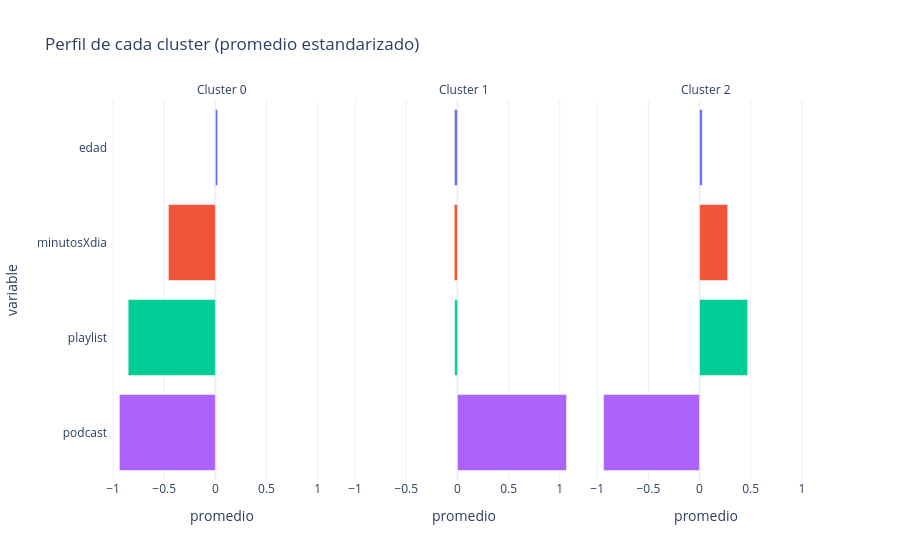
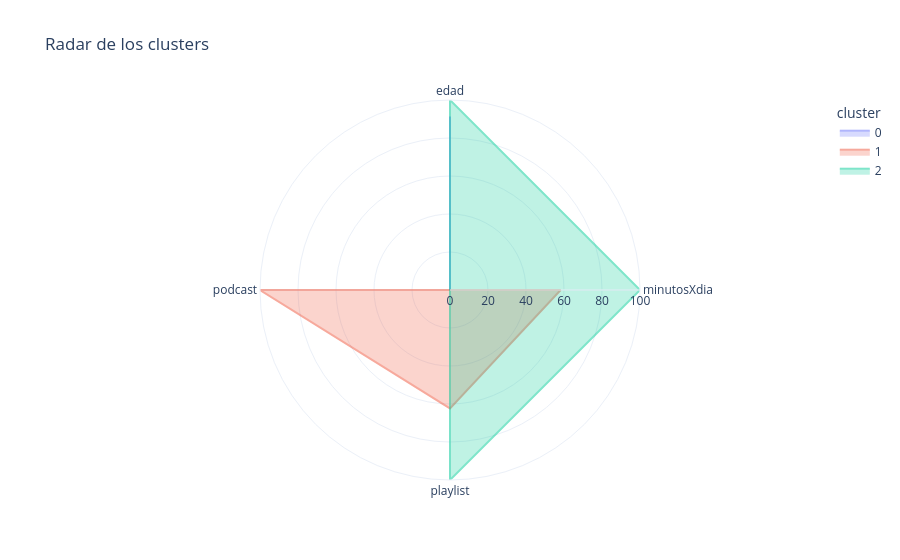

The notebook cell these images were saved under, in order:
### Markdown cell above
## esto confirma de manera matematica que se juntan porque no comparten la escucha de podcast

### Code cell
seg.graficar_barras_clusters()
seg.graficar_radar_clusters()

### Figure 1 — Plotly figure (JSON) as saved in the notebook; plotly's stock layout.template omitted (floating-point values rounded to 4 significant figures)
{"data": [{"hovertemplate": "variable=%{y}<br>cluster=0<br>promedio=%{x}<extra></extra>", "legendgroup": "edad", "marker": {"color": "#636efa", "pattern": {"shape": ""}}, "name": "edad", "orientation": "h", "showlegend": true, "textposition": "auto", "x": [0.02243], "xaxis": "x", "y": ["edad"], "yaxis": "y", "type": "bar"}, {"hovertemplate": "variable=%{y}<br>cluster=1<br>promedio=%{x}<extra></extra>", "legendgroup": "edad", "marker": {"color": "#636efa", "pattern": {"shape": ""}}, "name": "edad", "orientation": "h", "showlegend": false, "textposition": "auto", "x": [-0.02917], "xaxis": "x2", "y": ["edad"], "yaxis": "y2", "type": "bar"}, {"hovertemplate": "variable=%{y}<br>cluster=2<br>promedio=%{x}<extra></extra>", "legendgroup": "edad", "marker": {"color": "#636efa", "pattern": {"shape": ""}}, "name": "edad", "orientation": "h", "showlegend": false, "textposition": "auto", "x": [0.02731], "xaxis": "x3", "y": ["edad"], "yaxis": "y3", "type": "bar"}, {"hovertemplate": "variable=%{y}<br>cluster=0<br>promedio=%{x}<extra></extra>", "legendgroup": "minutosXdia", "marker": {"color": "#EF553B", "pattern": {"shape": ""}}, "name": "minutosXdia", "orientation": "h", "showlegend": true, "textposition": "auto", "x": [-0.4588], "xaxis": "x", "y": ["minutosXdia"], "yaxis": "y", "type": "bar"}, {"hovertemplate": "variable=%{y}<br>cluster=1<br>promedio=%{x}<extra></extra>", "legendgroup": "minutosXdia", "marker": {"color": "#EF553B", "pattern": {"shape": ""}}, "name": "minutosXdia", "orientation": "h", "showlegend": false, "textposition": "auto", "x": [-0.03135], "xaxis": "x2", "y": ["minutosXdia"], "yaxis": "y2", "type": "bar"}, {"hovertemplate": "variable=%{y}<br>cluster=2<br>promedio=%{x}<extra></extra>", "legendgroup": "minutosXdia", "marker": {"color": "#EF553B", "pattern": {"shape": ""}}, "name": "minutosXdia", "orientation": "h", "showlegend": false, "textposition": "auto", "x": [0.2753], "xaxis": "x3", "y": ["minutosXdia"], "yaxis": "y3", "type": "bar"}, {"hovertemplate": "variable=%{y}<br>cluster=0<br>promedio=%{x}<extra></extra>", "legendgroup": "playlist", "marker": {"color": "#00cc96", "pattern": {"shape": ""}}, "name": "playlist", "orientation": "h", "showlegend": true, "textposition": "auto", "x": [-0.852], "xaxis": "x", "y": ["playlist"], "yaxis": "y", "type": "bar"}, {"hovertemplate": "variable=%{y}<br>cluster=1<br>promedio=%{x}<extra></extra>", "legendgroup": "playlist", "marker": {"color": "#00cc96", "pattern": {"shape": ""}}, "name": "playlist", "orientation": "h", "showlegend": false, "textposition": "auto", "x": [-0.02747], "xaxis": "x2", "y": ["playlist"], "yaxis": "y2", "type": "bar"}, {"hovertemplate": "variable=%{y}<br>cluster=2<br>promedio=%{x}<extra></extra>", "legendgroup": "playlist", "marker": {"color": "#00cc96", "pattern": {"shape": ""}}, "name": "playlist", "orientation": "h", "showlegend": false, "textposition": "auto", "x": [0.4703], "xaxis": "x3", "y": ["playlist"], "yaxis": "y3", "type": "bar"}, {"hovertemplate": "variable=%{y}<br>cluster=0<br>promedio=%{x}<extra></extra>", "legendgroup": "podcast", "marker": {"color": "#ab63fa", "pattern": {"shape": ""}}, "name": "podcast", "orientation": "h", "showlegend": true, "textposition": "auto", "x": [-0.9379], "xaxis": "x", "y": ["podcast"], "yaxis": "y", "type": "bar"}, {"hovertemplate": "variable=%{y}<br>cluster=1<br>promedio=%{x}<extra></extra>", "legendgroup": "podcast", "marker": {"color": "#ab63fa", "pattern": {"shape": ""}}, "name": "podcast", "orientation": "h", "showlegend": false, "textposition": "auto", "x": [1.066], "xaxis": "x2", "y": ["podcast"], "yaxis": "y2", "type": "bar"}, {"hovertemplate": "variable=%{y}<br>cluster=2<br>promedio=%{x}<extra></extra>", "legendgroup": "podcast", "marker": {"color": "#ab63fa", "pattern": {"shape": ""}}, "name": "podcast", "orientation": "h", "showlegend": false, "textposition": "auto", "x": [-0.9379], "xaxis": "x3", "y": ["podcast"], "yaxis": "y3", "type": "bar"}], "layout": {"xaxis": {"anchor": "y", "domain": [0.0, 0.32], "title": {"text": "promedio"}}, "yaxis": {"anchor": "x", "domain": [0.0, 1.0], "title": {"text": "variable"}, "categoryorder": "array", "categoryarray": ["podcast", "playlist", "minutosXdia", "edad"]}, "xaxis2": {"anchor": "y2", "domain": [0.34, 0.66], "matches": "x", "title": {"text": "promedio"}}, "yaxis2": {"anchor": "x2", "domain": [0.0, 1.0], "matches": "y", "showticklabels": false}, "xaxis3": {"anchor": "y3", "domain": [0.68, 1.0], "matches": "x", "title": {"text": "promedio"}}, "yaxis3": {"anchor": "x3", "domain": [0.0, 1.0], "matches": "y", "showticklabels": false}, "annotations": [{"font": {}, "showarrow": false, "text": "Cluster 0", "x": 0.16, "xanchor": "center", "xref": "paper", "y": 1.0, "yanchor": "bottom", "yref": "paper"}, {"font": {}, "showarrow": false, "text": "Cluster 1", "x": 0.5, "xanchor": "center", "xref": "paper", "y": 1.0, "yanchor": "bottom", "yref": "paper"}, {"font": {}, "showarrow": false, "text": "Cluster 2", "x": 0.84, "xanchor": "center", "xref": "paper", "y": 1.0, "yanchor": "bottom", "yref": "paper"}], "legend": {"title": {"text": "variable"}, "tracegroupgap": 0}, "title": {"text": "Perfil de cada cluster (promedio estandarizado)"}, "barmode": "relative", "showlegend": false}}

### Figure 2 — Plotly figure (JSON) as saved in the notebook; plotly's stock layout.template omitted (floating-point values rounded to 4 significant figures)
{"data": [{"hovertemplate": "cluster=0<br>valor=%{r}<br>variable=%{theta}<extra></extra>", "legendgroup": "0", "line": {"color": "#636efa", "dash": "solid"}, "marker": {"symbol": "circle"}, "mode": "lines", "name": "0", "r": [91.37, 0.0, 0.0, 0.0, 91.37], "showlegend": true, "subplot": "polar", "theta": ["edad", "minutosXdia", "playlist", "podcast", "edad"], "type": "scatterpolar", "fill": "toself", "opacity": 0.5}, {"hovertemplate": "cluster=1<br>valor=%{r}<br>variable=%{theta}<extra></extra>", "legendgroup": "1", "line": {"color": "#EF553B", "dash": "solid"}, "marker": {"symbol": "circle"}, "mode": "lines", "name": "1", "r": [0.0, 58.23, 62.35, 100.0, 0.0], "showlegend": true, "subplot": "polar", "theta": ["edad", "minutosXdia", "playlist", "podcast", "edad"], "type": "scatterpolar", "fill": "toself", "opacity": 0.5}, {"hovertemplate": "cluster=2<br>valor=%{r}<br>variable=%{theta}<extra></extra>", "legendgroup": "2", "line": {"color": "#00cc96", "dash": "solid"}, "marker": {"symbol": "circle"}, "mode": "lines", "name": "2", "r": [100.0, 100.0, 100.0, 5.54e-15, 100.0], "showlegend": true, "subplot": "polar", "theta": ["edad", "minutosXdia", "playlist", "podcast", "edad"], "type": "scatterpolar", "fill": "toself", "opacity": 0.5}], "layout": {"polar": {"domain": {"x": [0.0, 1.0], "y": [0.0, 1.0]}, "angularaxis": {"direction": "clockwise", "rotation": 90}, "radialaxis": {"range": [0, 100]}}, "legend": {"title": {"text": "cluster"}, "tracegroupgap": 0}, "title": {"text": "Radar de los clusters"}}}
